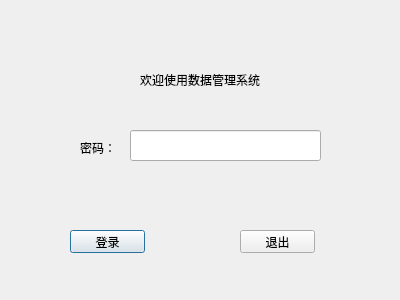
<?xml version="1.0" encoding="UTF-8"?>
<ui version="4.0">
 <class>LoginDialog</class>
 <widget class="QDialog" name="LoginDialog">
  <property name="geometry">
   <rect>
    <x>0</x>
    <y>0</y>
    <width>400</width>
    <height>300</height>
   </rect>
  </property>
  <property name="windowTitle">
   <string>Dialog</string>
  </property>
  <widget class="QPushButton" name="loginBtn">
   <property name="geometry">
    <rect>
     <x>70</x>
     <y>230</y>
     <width>75</width>
     <height>23</height>
    </rect>
   </property>
   <property name="text">
    <string>登录</string>
   </property>
  </widget>
  <widget class="QPushButton" name="quitBtn">
   <property name="geometry">
    <rect>
     <x>240</x>
     <y>230</y>
     <width>75</width>
     <height>23</height>
    </rect>
   </property>
   <property name="text">
    <string>退出</string>
   </property>
  </widget>
  <widget class="QLineEdit" name="pwdLineEdit">
   <property name="geometry">
    <rect>
     <x>130</x>
     <y>130</y>
     <width>191</width>
     <height>31</height>
    </rect>
   </property>
   <property name="echoMode">
    <enum>QLineEdit::Password</enum>
   </property>
  </widget>
  <widget class="QLabel" name="label">
   <property name="geometry">
    <rect>
     <x>140</x>
     <y>70</y>
     <width>131</width>
     <height>20</height>
    </rect>
   </property>
   <property name="text">
    <string>欢迎使用数据管理系统</string>
   </property>
  </widget>
  <widget class="QLabel" name="label_2">
   <property name="geometry">
    <rect>
     <x>80</x>
     <y>140</y>
     <width>41</width>
     <height>16</height>
    </rect>
   </property>
   <property name="text">
    <string>密码：</string>
   </property>
  </widget>
 </widget>
 <resources/>
 <connections/>
</ui>
